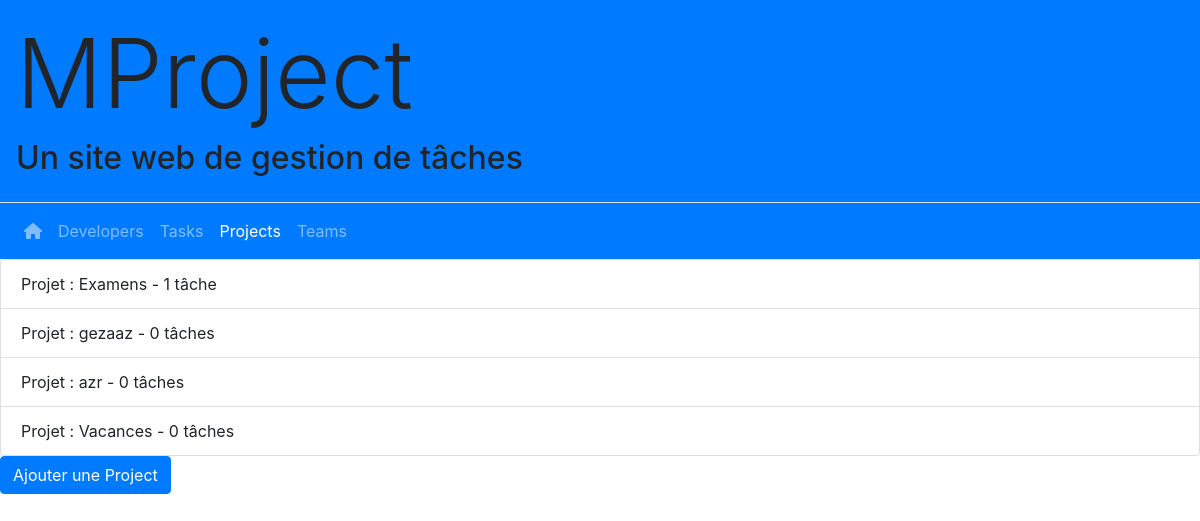
The app's page /project/ (signed in) with its own data.
### project/models.py (models this page shows, shortened)
class Project(models.Model):
    name = models.CharField("name", max_length=200)
    resume = models.TextField("resume")
    class Meta:
        permissions = [
            ('project_management', 'Can create, assign and delete project'),
        ]

### task/models.py (models this page shows, shortened)
class Task(models.Model):
    title = models.CharField(max_length=100, unique=True)
    description = models.TextField()
    assignee = models.ForeignKey(Developer, related_name="tasks", on_delete = models.SET_NULL, null=True, verbose_name="assignee")
    project = models.ForeignKey(Project,related_name="tasksproject", on_delete = models.CASCADE, null=True, verbose_name="project")
    class Meta:
        permissions = [
            ('task_management', 'Can create, assign and delete task'),
        ]

### project/views.py (the view)
# urls.py: path('', IndexView.as_view(), name='index'),
class IndexView(LoginRequiredMixin, PermissionRequiredMixin, ListView):
    permission_required = 'project.project_management'
    model = Project
    template_name = "project/index.html"
    context_object_name = 'projects'
    def get_context_data(self, **kwargs):
        context = super().get_context_data(**kwargs)
        context['form'] = ProjectForm
        return context

### project/templates/project/index.html (shortened to what this page needs)
{% extends "project/_base.html" %}
{% block content %}
{% if projects %}
<ul class="list-group">
    {% for project in projects %}
    <li class="list-group-item">
    <span> Projet : {{project.name}} - {{ project.tasksproject.all|length }} tâche{{project.tasksproject.all|length|pluralize}}  </span>
    </li>
    {% endfor %}
</ul>
{% else %}
    <div class="container m-4">
        <alert class="alert alert-warning">No Projects</alert>
    </div>
{% endif %}
{% include 'project/_create_project_modal.html' %}
{% endblock content %}

### records on screen
Project: name "Examens", tasksproject.all|length "1"
Project: name "gezaaz", tasksproject.all|length "0"
Project: name "azr", tasksproject.all|length "0"
Project: name "Vacances", tasksproject.all|length "0"
